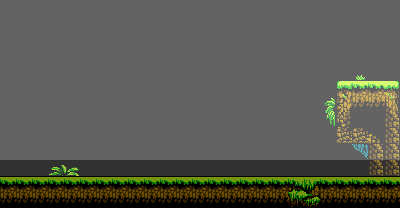

This game map was drawn from its Tiled (.tmx) file and the tilesets committed beside it. A one-line description and the trimmed map source follow:
An orthogonal 25x13 tile map with 16x16 px tiles, 5 tile layers (Back2, Back, Deafult, Front, ...), 2 tilesets and 5 objects.

<map version="1.10" tiledversion="1.10.2" orientation="orthogonal" renderorder="right-down" width="25" height="13" tilewidth="16" tileheight="16" infinite="0" nextlayerid="14" nextobjectid="30">
 <properties>
  <property name="BottomSection" type="int" value="-1" />
  <property name="LeftSection" type="int" value="23" />
  <property name="Level" type="int" value="24" />
  <property name="RightSection" type="int" value="-1" />
  <property name="TopSection" type="int" value="-1" />
 </properties>
 <tileset firstgid="1" source="../Level0_Tileset.tsx" />
 <tileset firstgid="801" source="../PathfindingLayout.tsx" />
 <layer id="11" name="Back2" width="25" height="13">
  <data>[325 cells, 4 non-empty, 1 distinct tile ids]</data>
 </layer>
 <layer id="3" name="Back" width="25" height="13">
  <data>[325 cells, 1 non-empty, 1 distinct tile ids]</data>
 </layer>
 <layer id="2" name="Deafult" width="25" height="13">
  <data>[325 cells, 0 non-empty, 0 distinct tile ids]</data>
 </layer>
 <layer id="1" name="Front" width="25" height="13">
  <data>[325 cells, 75 non-empty, 21 distinct tile ids]</data>
 </layer>
 <layer id="13" name="PathfindingLayout" width="25" height="13" opacity="0.39">
  <data>[325 cells, 325 non-empty, 3 distinct tile ids]</data>
 </layer>
 <objectgroup id="10" name="Objects">
  <object id="27" x="380.648" y="144.068" width="16.875" height="32">
   <properties>
    <property name="LevelTarget" type="int" value="1" />
    <property name="Type" value="LevelChangerArea" />
   </properties>
  </object>
 </objectgroup>
 <objectgroup id="8" name="Colliders">
  <object id="25" x="0" y="176" width="400" height="32">
   <properties>
    <property name="AFFECTING_LAYERS" value="PLAYER_LAYER" />
    <property name="OBJECT_LAYERS" value="GROUND_LAYER" />
   </properties>
  </object>
  <object id="26" x="400" y="0" width="16" height="208">
   <properties>
    <property name="AFFECTING_LAYERS" value="PLAYER_LAYER" />
    <property name="OBJECT_LAYERS" value="GROUND_LAYER" />
   </properties>
  </object>
  <object id="28" x="336" y="80" width="64" height="64">
   <properties>
    <property name="AFFECTING_LAYERS" value="PLAYER_LAYER" />
    <property name="OBJECT_LAYERS" value="GROUND_LAYER" />
   </properties>
  </object>
  <object id="29" x="384.898" y="144" width="15.1023" height="32">
   <properties>
    <property name="AFFECTING_LAYERS" value="PLAYER_LAYER" />
    <property name="OBJECT_LAYERS" value="GROUND_LAYER" />
   </properties>
  </object>
 </objectgroup>
</map>
